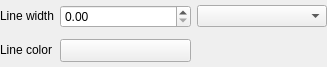
<?xml version="1.0" encoding="UTF-8"?>
<ui version="4.0">
 <class>QgsMeshRendererMeshSettingsWidgetBase</class>
 <widget class="QWidget" name="QgsMeshRendererMeshSettingsWidgetBase">
  <property name="geometry">
   <rect>
    <x>0</x>
    <y>0</y>
    <width>327</width>
    <height>67</height>
   </rect>
  </property>
  <property name="sizePolicy">
   <sizepolicy hsizetype="Preferred" vsizetype="Fixed">
    <horstretch>0</horstretch>
    <verstretch>0</verstretch>
   </sizepolicy>
  </property>
  <property name="windowTitle">
   <string notr="true">Form</string>
  </property>
  <layout class="QGridLayout" name="gridLayout_2">
   <property name="leftMargin">
    <number>0</number>
   </property>
   <property name="topMargin">
    <number>0</number>
   </property>
   <property name="rightMargin">
    <number>0</number>
   </property>
   <property name="bottomMargin">
    <number>0</number>
   </property>
   <item row="0" column="2">
    <widget class="QgsUnitSelectionWidget" name="mLineUnitsComboBox"/>
   </item>
   <item row="0" column="1">
    <widget class="QgsDoubleSpinBox" name="mLineWidthSpinBox">
     <property name="sizePolicy">
      <sizepolicy hsizetype="Preferred" vsizetype="Fixed">
       <horstretch>0</horstretch>
       <verstretch>0</verstretch>
      </sizepolicy>
     </property>
    </widget>
   </item>
   <item row="1" column="1">
    <widget class="QgsColorButton" name="mColorWidget">
     <property name="sizePolicy">
      <sizepolicy hsizetype="Preferred" vsizetype="Fixed">
       <horstretch>0</horstretch>
       <verstretch>0</verstretch>
      </sizepolicy>
     </property>
    </widget>
   </item>
   <item row="0" column="0">
    <widget class="QLabel" name="mLineWidthLabel">
     <property name="sizePolicy">
      <sizepolicy hsizetype="Fixed" vsizetype="Fixed">
       <horstretch>0</horstretch>
       <verstretch>0</verstretch>
      </sizepolicy>
     </property>
     <property name="text">
      <string>Line width</string>
     </property>
    </widget>
   </item>
   <item row="1" column="0">
    <widget class="QLabel" name="label_2">
     <property name="sizePolicy">
      <sizepolicy hsizetype="Fixed" vsizetype="Fixed">
       <horstretch>0</horstretch>
       <verstretch>0</verstretch>
      </sizepolicy>
     </property>
     <property name="text">
      <string>Line color</string>
     </property>
    </widget>
   </item>
  </layout>
 </widget>
 <customwidgets>
  <customwidget>
   <class>QgsDoubleSpinBox</class>
   <extends>QDoubleSpinBox</extends>
   <header>qgsdoublespinbox.h</header>
  </customwidget>
  <customwidget>
   <class>QgsColorButton</class>
   <extends>QToolButton</extends>
   <header>qgscolorbutton.h</header>
   <container>1</container>
  </customwidget>
  <customwidget>
   <class>QgsUnitSelectionWidget</class>
   <extends>QComboBox</extends>
   <header>qgsunitselectionwidget.h</header>
   <container>1</container>
  </customwidget>
 </customwidgets>
 <tabstops>
  <tabstop>mLineWidthSpinBox</tabstop>
  <tabstop>mLineUnitsComboBox</tabstop>
  <tabstop>mColorWidget</tabstop>
 </tabstops>
 <resources/>
 <connections/>
</ui>
